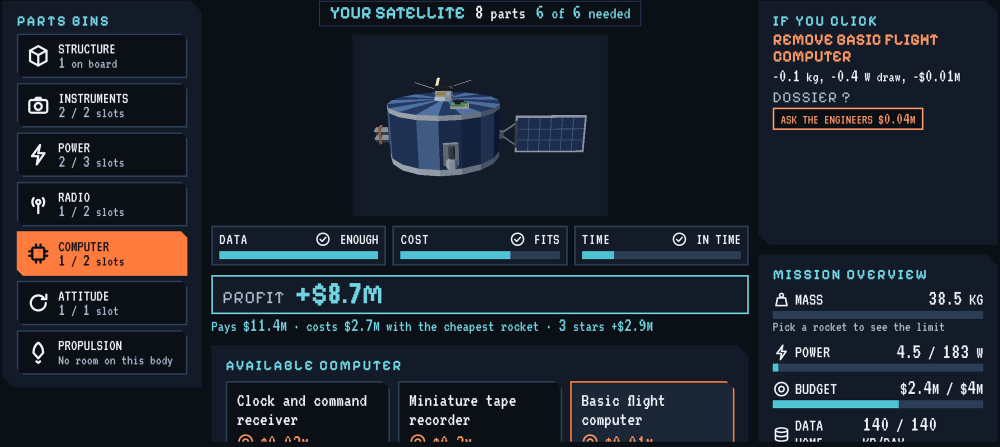
#> input picture deck/img/build.png, 2000 x 893 px, given in place of home.png, which was not available (shown at 1/2 size)
$ python crops.py ../img ../img/debrief.png
#> lines starting #> are read from the running program, lines starting #| are printed output that depends on the picture
# Crops the fresh 2.1 screenshots (1440x900 CSS px at 2x) to the panel each slide is about. Usage: crops.py <shots dir> <deck/img dir>
import sys
from PIL import Image
src, out = sys.argv[1], sys.argv[2]
C = {  # name: (shot, css box x0,y0,x1,y1)
  'home':     ('home',     (0, 0, 1440, 845)),
  'satellite':('home',     (770, 170, 1400, 560)),
  'map':      ('map',      (93, 281, 1032, 844)),
  'build':    ('build',    (93, 282, 1347, 842)),
  'review':   ('review',   (758, 282, 1347, 758)),
  'mission':  ('mission-wildfire', (93, 275, 880, 592)),
  'debrief':  ('debrief-wildfire', (93, 194, 1347, 700)),
  'workshop': ('workshop', (93, 140, 1347, 700)),
  'quick':    ('quick',    (85, 70, 640, 372)),
}
for name, (shot, b) in C.items():
    im = Image.open('%s/%s.png' % (src, shot)).convert('RGB').crop(tuple(v * 2 for v in b))
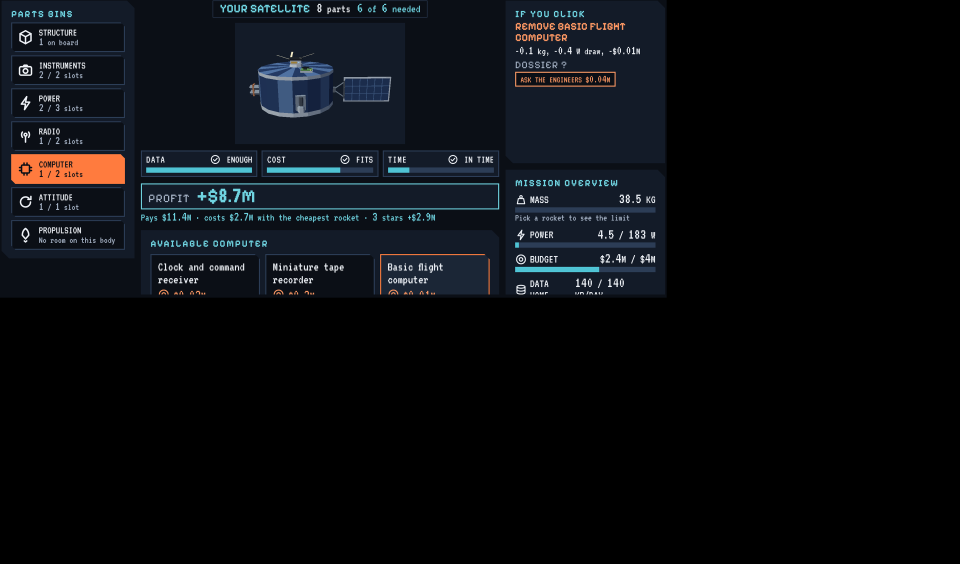
#> im: PIL image 2880x1690 RGB (shown at 1/3 size); mean R, G, B 10.6, 12.8, 16.4
    if im.width > 2000: im = im.resize((2000, round(im.height * 2000 / im.width)), Image.LANCZOS)
#> im: PIL image 2000x1174 RGB
    im.save('%s/%s.png' % (out, name), optimize=True)
    print(name, im.size)
#| home (2000, 1174)
#> pass 3 of the loop `for name, (shot, b) in C.items():`:
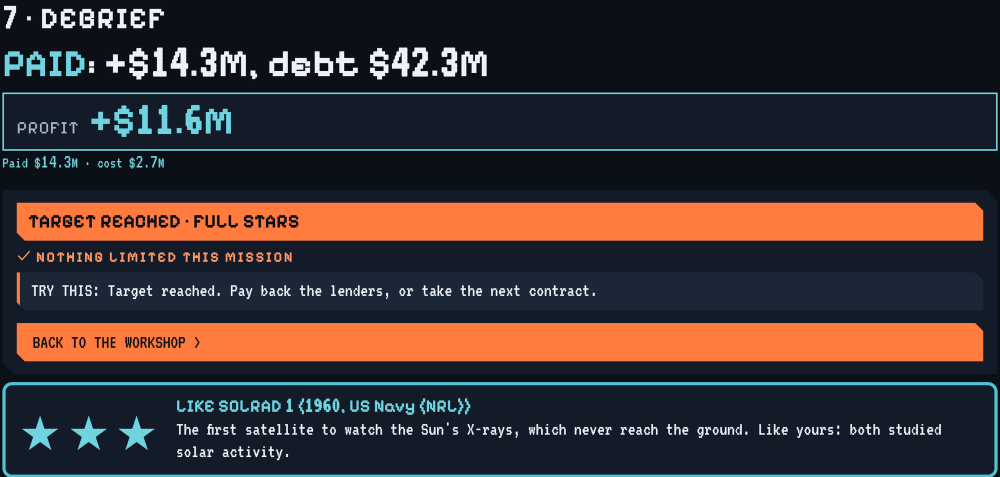
#> input picture deck/img/debrief.png, 2000 x 954 px, given in place of map.png, which was not available (shown at 1/2 size)
#> `im = Image.open('%s/%s.png' % (src, shot)).convert('RGB').crop(tuple(v..`:
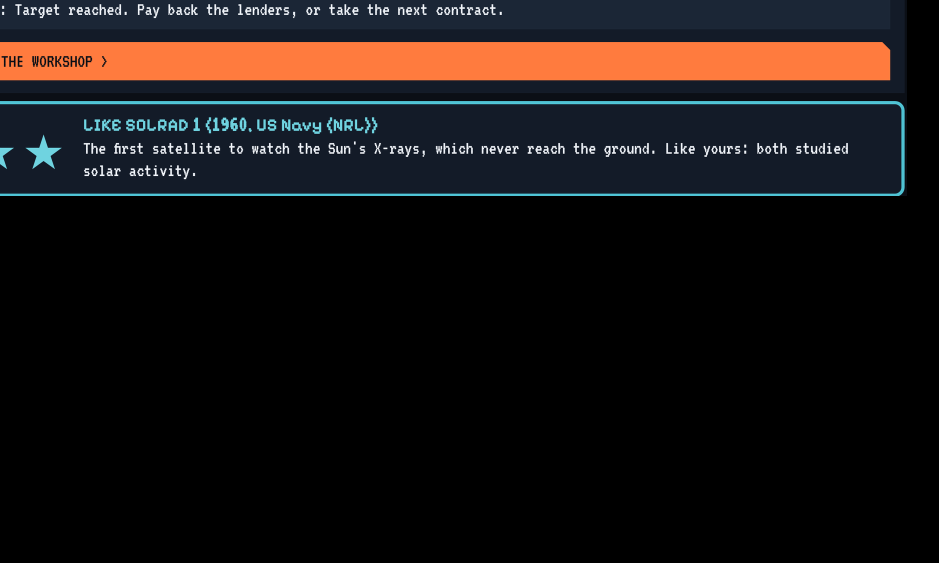
#> im: PIL image 1878x1126 RGB (shown at 1/2 size); mean R, G, B 24.3, 19.6, 19.3
#| map (1878, 1126)
#> (the run stopped early here; a loop or call above may not have finished)
